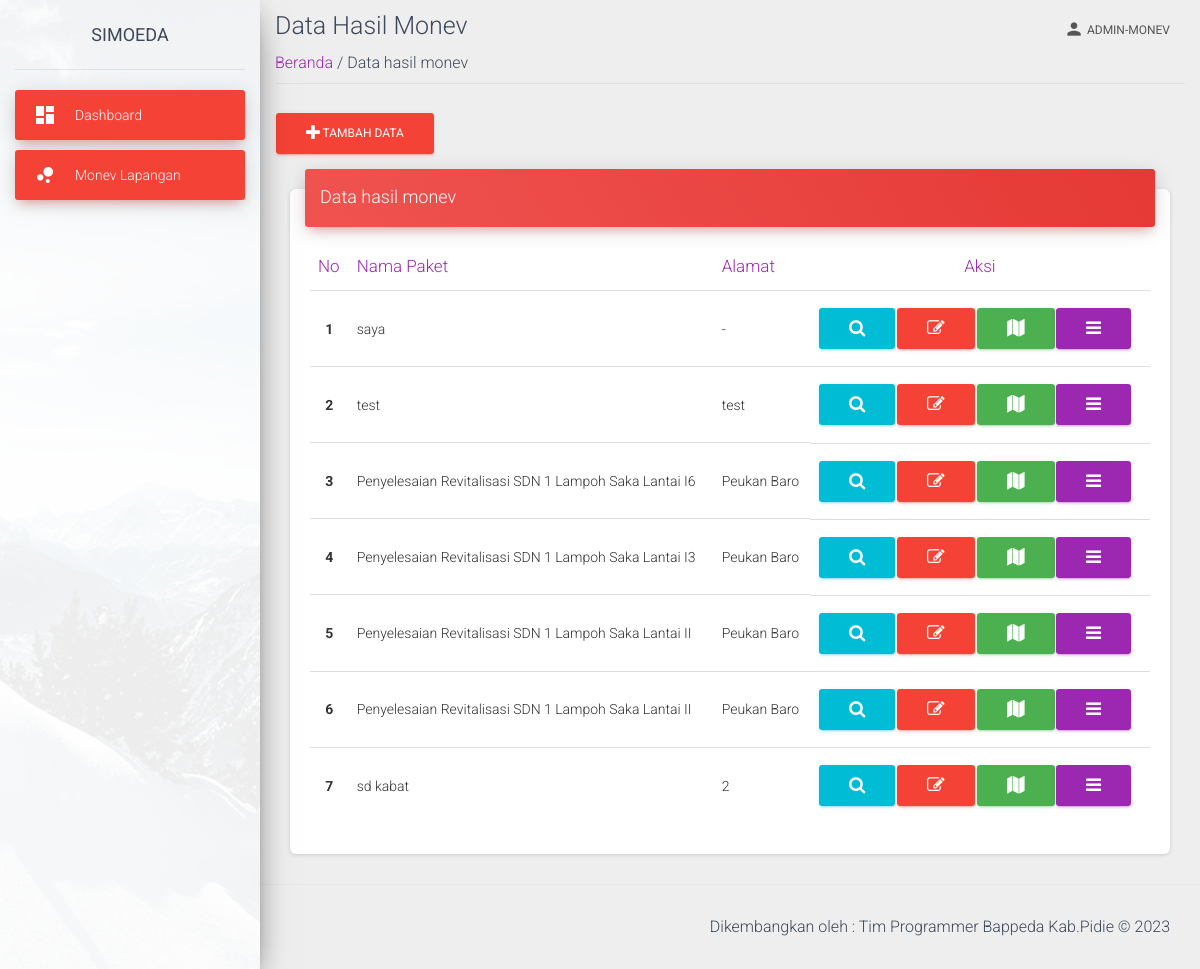
Page /view/monev.php (signed in) on the committed database.
### tables this page shows
CREATE TABLE `laporan` (
  `id_paket` int(11) NOT NULL,
  `nama_paket` varchar(255) DEFAULT NULL,
  `alamat_paket` varchar(255) DEFAULT NULL,
  `latitude` varchar(255) DEFAULT NULL,
  `longitude` varchar(255) DEFAULT NULL,
  `skpk_id` int(11) DEFAULT NULL,
  `kpa` varchar(255) DEFAULT NULL,
  `alamat_skpk` varchar(255) DEFAULT NULL,
  `nama_pa` varchar(255) DEFAULT NULL,
  `nama_bendahara` varchar(255) DEFAULT NULL,
  `nama_pptk` varchar(255) DEFAULT NULL,
  `pl_nama_1` varchar(255) DEFAULT NULL,
  `pl_instasi_asal_1` varchar(255) DEFAULT NULL,
  `pl_nama_2` varchar(255) DEFAULT NULL,
  `pl_instasi_asal_2` varchar(255) DEFAULT NULL,
  `pl_nama_3` varchar(255) DEFAULT NULL,
  `pl_instasi_asal_3` varchar(255) DEFAULT NULL,
  `pl_nama_4` varchar(255) DEFAULT NULL,
  `pl_instasi_asal_4` varchar(255) DEFAULT NULL,
  `pl_nama_5` varchar(255) DEFAULT NULL,
  `pl_instasi_asal_5` varchar(255) DEFAULT NULL,
  `nama` varchar(255) DEFAULT NULL,
  `jabatan` varchar(255) DEFAULT NULL,
  `alamat` varchar(255) DEFAULT NULL,
  `pho_nama_1` varchar(255) DEFAULT NULL,
  `pho_instasi_asal_1` varchar(255) DEFAULT NULL,
  `pho_nama_2` varchar(255) DEFAULT NULL,
  `pho_instasi_asal_2` varchar(255) DEFAULT NULL,
  `pho_nama_3` varchar(255) DEFAULT NULL,
  `pho_instasi_asal_3` varchar(255) DEFAULT NULL,
  `pho_nama_4` varchar(255) DEFAULT NULL,
  `pho_instasi_asal_4` varchar(255) DEFAULT NULL,
  `pho_nama_5` varchar(255) DEFAULT NULL,
  `pho_instasi_asal_5` varchar(255) DEFAULT NULL,
  `pho_nama_6` varchar(255) DEFAULT NULL,
  `pho_instasi_asal_6` varchar(255) DEFAULT NULL,
  `pr_nama_perusahaan` varchar(255) DEFAULT NULL,
  `pr_alamat_perusahaan` varchar(255) DEFAULT NULL,
  `pr_nama_pimpinan` varchar(255) DEFAULT NULL,
  `pr_alamat_pimpinan` varchar(255) DEFAULT NULL,
  `pr_nilai_kontrak` varchar(255) DEFAULT NULL,
  `pw_nama_perusahaan` varchar(255) DEFAULT NULL,
  `pw_alamat_perusahaan` varchar(255) DEFAULT NULL,
  `pw_nama_pimpinan` varchar(255) DEFAULT NULL,
  `pw_alamat_pimpinan` varchar(255) DEFAULT NULL,
  `pw_nilai_kontrak` varchar(255) DEFAULT NULL,
  `pf_nama_perusahaan` varchar(255) DEFAULT NULL,
  `pf_alamat_perusahaan` varchar(255) DEFAULT NULL,
  `pf_nama_pimpinan` varchar(255) DEFAULT NULL,
  `pf_nomor_kontrak` varchar(255) DEFAULT NULL,
  `pf_nilai_kontrak` varchar(255) DEFAULT NULL,
  `pf_tanggal` varchar(255) DEFAULT NULL,
  `pf_pagu` varchar(255) DEFAULT NULL,
  `pf_sumber_dana` varchar(255) DEFAULT NULL,
  `no_pho` varchar(255) DEFAULT NULL,
  `tgl_pho` varchar(255) DEFAULT NULL,
  `ha` varchar(255) DEFAULT NULL,
  `gambar_kondisi_1` varchar(255) DEFAULT NULL,
  `gambar_kondisi_2` varchar(255) DEFAULT NULL,
  `gambar_kondisi_3` varchar(255) DEFAULT NULL,
  `gambar_kondisi_4` varchar(255) DEFAULT NULL,
  `gambar_kondisi_5` varchar(255) DEFAULT NULL,
  `gambar_kondisi_6` varchar(255) DEFAULT NULL,
  `jenis_paket` int(11) DEFAULT NULL
);

### view/monev.php (the view, shortened to what this page needs)
<?php
require('../view/template-atas-monev.php');
?>
<?php
require('../proses/koneksi.php');
$query_laporan = "SELECT * FROM laporan";
$result_laporan = mysqli_query($koneksi,$query_laporan);
?>
    <div class="container-fluid">
        <div class="title">
            <h3 class="text-gray-800 my-2">Data Hasil Monev</h3>
        </div>
        <div class="subtitle border-bottom mb-4 pb-2">
            <span class=""><a href="./admin-monev-dashboard.php">Beranda </a></span>
            <span class="text-grey"> / Data hasil monev</span>
        </div>
        <a href="data-tambah.php" class="btn btn-danger shadow"> <i class="fa fa-plus"></i></button> Tambah Data</a>
        <div class="content">
        <div class="container-fluid">
          <div class="row">
            <div class="col-md-12">
              <div class="card">
                <div class="card-header card-header-danger">
                  <h4 class="card-title "> Data hasil monev</h4>
                </div>
                <div class="card-body">
                  <div class="table-responsive">
                    <table class="table">
                      <thead class="text-primary">
                        <tr><th>
                        No
                        </th>
                        <th>
                        Nama Paket
                        </th>
                        <th>
                        Alamat
                        </th>
                        <th style="text-align: center;">
                        Aksi
                        </th>
                      </tr>
                    </thead>
                    <tbody>
                    <?php
                $noUrut=1;
				while ($row = @mysqli_fetch_assoc($result_laporan)){
					$nama_peta=$row['nama_paket'];
					$alamat_peta=$row['alamat_paket'];
				?>
                    <tr>
                        <th class="text-center" scope="row"><?php echo $noUrut++ ?></th>
                        <td><?php echo $nama_peta ?></td>
                        <td><?php echo $alamat_peta ?></td>
                        <td class="footer">
                        <form method="POST" action="data-rincian.php">
                                    <button type="submit" name="edit_paket"
                                        class="btn btn-info " title="Rincian Data">
                                        <i class="fa fa-search"></i>
                                    </button>
                                </form>
                            <form method="POST" action="data-edit.php" >
                                <button type="submit" name="edit_paket" value="Edit Data" class="btn btn-danger">
                                <i class="fa fa-edit"></i> </button>
                            </form>
                            <form method="POST" target="_blank" action="lihat_peta.php">
                                <button type="submit" name="submit_coordinates"
                                    class="btn btn-success" title="Lihat Peta">
                                    <i class="fa fa-map"></i> </button>
                            </form>
                        <div class="nav-items">
                            <a class="btn btn-primary" href="javascript:;" id="navbarDropdownProfile" data-toggle="dropdown" aria-haspopup="true" aria-expanded="false">
                            <i class="fa fa-bars"></i>
                            </a>
                        </div>
                        </td>
                    </tr>
                    <?php
					}
				?>
                </tbody>
                    </table>
                  </div>
                </div>
              </div>
            </div>
          </div>
        </div>
      </div>
    </div>
 <?php
require('../view/template-bawah-monev.php')
?>

### rows in the picture
laporan: nama_paket "saya", alamat_paket "-"
laporan: nama_paket "test", alamat_paket "test"
laporan: nama_paket "Penyelesaian Revitalisasi SDN 1 Lampoh Saka Lantai I6", alamat_paket "Peukan Baro"
laporan: nama_paket "Penyelesaian Revitalisasi SDN 1 Lampoh Saka Lantai I3", alamat_paket "Peukan Baro"
laporan: nama_paket "Penyelesaian Revitalisasi SDN 1 Lampoh Saka Lantai II", alamat_paket "Peukan Baro"
laporan: nama_paket "Penyelesaian Revitalisasi SDN 1 Lampoh Saka Lantai II", alamat_paket "Peukan Baro"
laporan: nama_paket "sd kabat", alamat_paket "2"

### other values in the picture
$_SESSION['level'] "ADMIN-MONEV"
